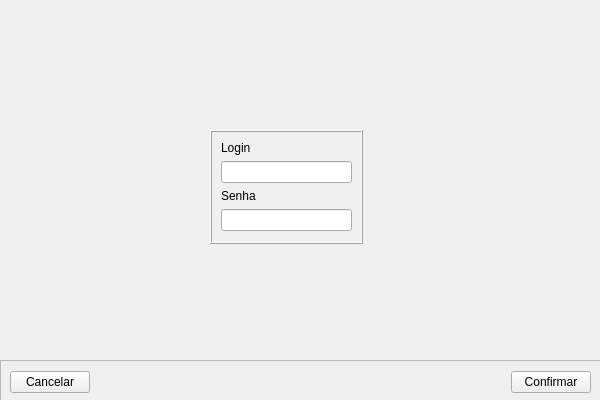
<?xml version="1.0" encoding="UTF-8"?>
<ui version="4.0">
 <class>Login</class>
 <widget class="QWidget" name="Login">
  <property name="geometry">
   <rect>
    <x>0</x>
    <y>0</y>
    <width>600</width>
    <height>400</height>
   </rect>
  </property>
  <property name="windowTitle">
   <string>GasGuardian</string>
  </property>
  <widget class="QFrame" name="ContainerLogin">
   <property name="geometry">
    <rect>
     <x>210</x>
     <y>130</y>
     <width>153</width>
     <height>114</height>
    </rect>
   </property>
   <property name="frameShape">
    <enum>QFrame::Box</enum>
   </property>
   <property name="frameShadow">
    <enum>QFrame::Raised</enum>
   </property>
   <layout class="QFormLayout" name="formLayout">
    <item row="0" column="0">
     <widget class="QLabel" name="LabelLogin">
      <property name="text">
       <string>Login</string>
      </property>
     </widget>
    </item>
    <item row="1" column="0" colspan="2">
     <widget class="QLineEdit" name="InputLogin">
      <property name="maxLength">
       <number>100</number>
      </property>
      <property name="echoMode">
       <enum>QLineEdit::Normal</enum>
      </property>
     </widget>
    </item>
    <item row="2" column="0">
     <widget class="QLabel" name="LabelSenha">
      <property name="text">
       <string>Senha</string>
      </property>
     </widget>
    </item>
    <item row="3" column="0" colspan="2">
     <widget class="QLineEdit" name="InputSenha">
      <property name="maxLength">
       <number>100</number>
      </property>
      <property name="echoMode">
       <enum>QLineEdit::PasswordEchoOnEdit</enum>
      </property>
     </widget>
    </item>
   </layout>
  </widget>
  <widget class="QFrame" name="ContainerBotoes">
   <property name="geometry">
    <rect>
     <x>0</x>
     <y>360</y>
     <width>601</width>
     <height>44</height>
    </rect>
   </property>
   <property name="frameShape">
    <enum>QFrame::StyledPanel</enum>
   </property>
   <property name="frameShadow">
    <enum>QFrame::Raised</enum>
   </property>
   <layout class="QHBoxLayout" name="horizontalLayout">
    <item>
     <widget class="QPushButton" name="Cancelar">
      <property name="text">
       <string>Cancelar</string>
      </property>
      <property name="icon">
       <iconset>
        <normaloff>../../assets/cancel.svg</normaloff>../../assets/cancel.svg</iconset>
      </property>
     </widget>
    </item>
    <item>
     <spacer name="horizontalSpacer">
      <property name="orientation">
       <enum>Qt::Horizontal</enum>
      </property>
      <property name="sizeHint" stdset="0">
       <size>
        <width>40</width>
        <height>20</height>
       </size>
      </property>
     </spacer>
    </item>
    <item>
     <widget class="QPushButton" name="Confirmar">
      <property name="text">
       <string>Confirmar</string>
      </property>
      <property name="icon">
       <iconset>
        <normaloff>../../assets/check.svg</normaloff>../../assets/check.svg</iconset>
      </property>
     </widget>
    </item>
   </layout>
  </widget>
 </widget>
 <resources/>
 <connections/>
</ui>
